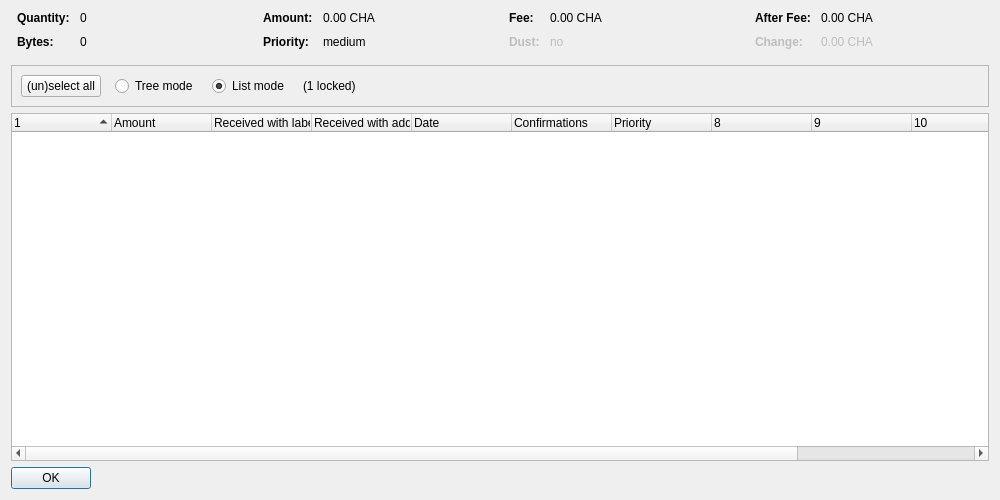
<?xml version="1.0" encoding="UTF-8"?>
<ui version="4.0">
 <class>CoinControlDialog</class>
 <widget class="QDialog" name="CoinControlDialog">
  <property name="geometry">
   <rect>
    <x>0</x>
    <y>0</y>
    <width>1000</width>
    <height>500</height>
   </rect>
  </property>
  <property name="windowTitle">
   <string>Coin Selection</string>
  </property>
  <layout class="QVBoxLayout" name="verticalLayout">
   <item>
    <layout class="QHBoxLayout" name="horizontalLayoutTop" stretch="0,0,0,0">
     <property name="topMargin">
      <number>0</number>
     </property>
     <property name="bottomMargin">
      <number>10</number>
     </property>
     <item>
      <layout class="QFormLayout" name="formLayoutCoinControl1">
       <property name="horizontalSpacing">
        <number>10</number>
       </property>
       <property name="verticalSpacing">
        <number>10</number>
       </property>
       <property name="leftMargin">
        <number>6</number>
       </property>
       <property name="rightMargin">
        <number>6</number>
       </property>
       <item row="0" column="0">
        <widget class="QLabel" name="labelCoinControlQuantityText">
         <property name="font">
          <font>
           <weight>75</weight>
           <bold>true</bold>
          </font>
         </property>
         <property name="text">
          <string>Quantity:</string>
         </property>
        </widget>
       </item>
       <item row="0" column="1">
        <widget class="QLabel" name="labelCoinControlQuantity">
         <property name="cursor">
          <cursorShape>IBeamCursor</cursorShape>
         </property>
         <property name="contextMenuPolicy">
          <enum>Qt::ActionsContextMenu</enum>
         </property>
         <property name="text">
          <string notr="true">0</string>
         </property>
         <property name="textInteractionFlags">
          <set>Qt::LinksAccessibleByMouse|Qt::TextSelectableByKeyboard|Qt::TextSelectableByMouse</set>
         </property>
        </widget>
       </item>
       <item row="1" column="0">
        <widget class="QLabel" name="labelCoinControlBytesText">
         <property name="font">
          <font>
           <weight>75</weight>
           <bold>true</bold>
          </font>
         </property>
         <property name="text">
          <string>Bytes:</string>
         </property>
        </widget>
       </item>
       <item row="1" column="1">
        <widget class="QLabel" name="labelCoinControlBytes">
         <property name="cursor">
          <cursorShape>IBeamCursor</cursorShape>
         </property>
         <property name="contextMenuPolicy">
          <enum>Qt::ActionsContextMenu</enum>
         </property>
         <property name="text">
          <string notr="true">0</string>
         </property>
         <property name="textInteractionFlags">
          <set>Qt::LinksAccessibleByMouse|Qt::TextSelectableByKeyboard|Qt::TextSelectableByMouse</set>
         </property>
        </widget>
       </item>
      </layout>
     </item>
     <item>
      <layout class="QFormLayout" name="formLayoutCoinControl2">
       <property name="horizontalSpacing">
        <number>10</number>
       </property>
       <property name="verticalSpacing">
        <number>10</number>
       </property>
       <property name="leftMargin">
        <number>6</number>
       </property>
       <property name="rightMargin">
        <number>6</number>
       </property>
       <item row="0" column="0">
        <widget class="QLabel" name="labelCoinControlAmountText">
         <property name="font">
          <font>
           <weight>75</weight>
           <bold>true</bold>
          </font>
         </property>
         <property name="text">
          <string>Amount:</string>
         </property>
        </widget>
       </item>
       <item row="0" column="1">
        <widget class="QLabel" name="labelCoinControlAmount">
         <property name="cursor">
          <cursorShape>IBeamCursor</cursorShape>
         </property>
         <property name="contextMenuPolicy">
          <enum>Qt::ActionsContextMenu</enum>
         </property>
         <property name="text">
          <string notr="true">0.00 CHA</string>
         </property>
         <property name="textInteractionFlags">
          <set>Qt::LinksAccessibleByMouse|Qt::TextSelectableByKeyboard|Qt::TextSelectableByMouse</set>
         </property>
        </widget>
       </item>
       <item row="1" column="0">
        <widget class="QLabel" name="labelCoinControlPriorityText">
         <property name="font">
          <font>
           <weight>75</weight>
           <bold>true</bold>
          </font>
         </property>
         <property name="text">
          <string>Priority:</string>
         </property>
        </widget>
       </item>
       <item row="1" column="1">
        <widget class="QLabel" name="labelCoinControlPriority">
         <property name="cursor">
          <cursorShape>IBeamCursor</cursorShape>
         </property>
         <property name="contextMenuPolicy">
          <enum>Qt::ActionsContextMenu</enum>
         </property>
         <property name="text">
          <string notr="true">medium</string>
         </property>
         <property name="textInteractionFlags">
          <set>Qt::LinksAccessibleByMouse|Qt::TextSelectableByKeyboard|Qt::TextSelectableByMouse</set>
         </property>
        </widget>
       </item>
      </layout>
     </item>
     <item>
      <layout class="QFormLayout" name="formLayoutCoinControl3">
       <property name="horizontalSpacing">
        <number>10</number>
       </property>
       <property name="verticalSpacing">
        <number>10</number>
       </property>
       <property name="leftMargin">
        <number>6</number>
       </property>
       <property name="rightMargin">
        <number>6</number>
       </property>
       <item row="0" column="0">
        <widget class="QLabel" name="labelCoinControlFeeText">
         <property name="font">
          <font>
           <weight>75</weight>
           <bold>true</bold>
          </font>
         </property>
         <property name="text">
          <string>Fee:</string>
         </property>
        </widget>
       </item>
       <item row="0" column="1">
        <widget class="QLabel" name="labelCoinControlFee">
         <property name="cursor">
          <cursorShape>IBeamCursor</cursorShape>
         </property>
         <property name="contextMenuPolicy">
          <enum>Qt::ActionsContextMenu</enum>
         </property>
         <property name="text">
          <string notr="true">0.00 CHA</string>
         </property>
         <property name="textInteractionFlags">
          <set>Qt::LinksAccessibleByMouse|Qt::TextSelectableByKeyboard|Qt::TextSelectableByMouse</set>
         </property>
        </widget>
       </item>
       <item row="1" column="0">
        <widget class="QLabel" name="labelCoinControlLowOutputText">
         <property name="enabled">
          <bool>false</bool>
         </property>
         <property name="font">
          <font>
           <weight>75</weight>
           <bold>true</bold>
          </font>
         </property>
         <property name="text">
          <string>Dust:</string>
         </property>
        </widget>
       </item>
       <item row="1" column="1">
        <widget class="QLabel" name="labelCoinControlLowOutput">
         <property name="enabled">
          <bool>false</bool>
         </property>
         <property name="cursor">
          <cursorShape>IBeamCursor</cursorShape>
         </property>
         <property name="contextMenuPolicy">
          <enum>Qt::ActionsContextMenu</enum>
         </property>
         <property name="text">
          <string notr="true">no</string>
         </property>
         <property name="textInteractionFlags">
          <set>Qt::LinksAccessibleByMouse|Qt::TextSelectableByKeyboard|Qt::TextSelectableByMouse</set>
         </property>
        </widget>
       </item>
      </layout>
     </item>
     <item>
      <layout class="QFormLayout" name="formLayoutCoinControl4">
       <property name="horizontalSpacing">
        <number>10</number>
       </property>
       <property name="verticalSpacing">
        <number>10</number>
       </property>
       <property name="leftMargin">
        <number>6</number>
       </property>
       <property name="rightMargin">
        <number>6</number>
       </property>
       <item row="0" column="0">
        <widget class="QLabel" name="labelCoinControlAfterFeeText">
         <property name="font">
          <font>
           <weight>75</weight>
           <bold>true</bold>
          </font>
         </property>
         <property name="text">
          <string>After Fee:</string>
         </property>
        </widget>
       </item>
       <item row="0" column="1">
        <widget class="QLabel" name="labelCoinControlAfterFee">
         <property name="cursor">
          <cursorShape>IBeamCursor</cursorShape>
         </property>
         <property name="contextMenuPolicy">
          <enum>Qt::ActionsContextMenu</enum>
         </property>
         <property name="text">
          <string notr="true">0.00 CHA</string>
         </property>
         <property name="textInteractionFlags">
          <set>Qt::LinksAccessibleByMouse|Qt::TextSelectableByKeyboard|Qt::TextSelectableByMouse</set>
         </property>
        </widget>
       </item>
       <item row="1" column="0">
        <widget class="QLabel" name="labelCoinControlChangeText">
         <property name="enabled">
          <bool>false</bool>
         </property>
         <property name="font">
          <font>
           <weight>75</weight>
           <bold>true</bold>
          </font>
         </property>
         <property name="text">
          <string>Change:</string>
         </property>
        </widget>
       </item>
       <item row="1" column="1">
        <widget class="QLabel" name="labelCoinControlChange">
         <property name="enabled">
          <bool>false</bool>
         </property>
         <property name="cursor">
          <cursorShape>IBeamCursor</cursorShape>
         </property>
         <property name="contextMenuPolicy">
          <enum>Qt::ActionsContextMenu</enum>
         </property>
         <property name="text">
          <string notr="true">0.00 CHA</string>
         </property>
         <property name="textInteractionFlags">
          <set>Qt::LinksAccessibleByMouse|Qt::TextSelectableByKeyboard|Qt::TextSelectableByMouse</set>
         </property>
        </widget>
       </item>
      </layout>
     </item>
    </layout>
   </item>
   <item>
    <widget class="QFrame" name="frame">
     <property name="minimumSize">
      <size>
       <width>0</width>
       <height>40</height>
      </size>
     </property>
     <property name="frameShape">
      <enum>QFrame::StyledPanel</enum>
     </property>
     <property name="frameShadow">
      <enum>QFrame::Sunken</enum>
     </property>
     <layout class="QHBoxLayout" name="horizontalLayout">
      <item>
       <layout class="QHBoxLayout" name="horizontalLayoutPanel" stretch="0,0,0,0,0">
        <property name="spacing">
         <number>14</number>
        </property>
        <item>
         <widget class="QPushButton" name="pushButtonSelectAll">
          <property name="sizePolicy">
           <sizepolicy hsizetype="Maximum" vsizetype="Fixed">
            <horstretch>0</horstretch>
            <verstretch>0</verstretch>
           </sizepolicy>
          </property>
          <property name="text">
           <string>(un)select all</string>
          </property>
          <property name="autoDefault">
           <bool>false</bool>
          </property>
         </widget>
        </item>
        <item>
         <widget class="QRadioButton" name="radioTreeMode">
          <property name="sizePolicy">
           <sizepolicy hsizetype="Maximum" vsizetype="Fixed">
            <horstretch>0</horstretch>
            <verstretch>0</verstretch>
           </sizepolicy>
          </property>
          <property name="text">
           <string>Tree mode</string>
          </property>
         </widget>
        </item>
        <item>
         <widget class="QRadioButton" name="radioListMode">
          <property name="sizePolicy">
           <sizepolicy hsizetype="Maximum" vsizetype="Fixed">
            <horstretch>0</horstretch>
            <verstretch>0</verstretch>
           </sizepolicy>
          </property>
          <property name="text">
           <string>List mode</string>
          </property>
          <property name="checked">
           <bool>true</bool>
          </property>
         </widget>
        </item>
        <item>
         <widget class="QLabel" name="labelLocked">
          <property name="text">
           <string notr="true">(1 locked)</string>
          </property>
         </widget>
        </item>
        <item>
         <spacer name="horizontalSpacer">
          <property name="orientation">
           <enum>Qt::Horizontal</enum>
          </property>
          <property name="sizeHint" stdset="0">
           <size>
            <width>40</width>
            <height>20</height>
           </size>
          </property>
         </spacer>
        </item>
       </layout>
      </item>
     </layout>
    </widget>
   </item>
   <item>
    <widget class="CoinControlTreeWidget" name="treeWidget">
     <property name="contextMenuPolicy">
      <enum>Qt::CustomContextMenu</enum>
     </property>
     <property name="sortingEnabled">
      <bool>false</bool>
     </property>
     <property name="columnCount">
      <number>12</number>
     </property>
     <attribute name="headerShowSortIndicator" stdset="0">
      <bool>true</bool>
     </attribute>
     <attribute name="headerStretchLastSection">
      <bool>false</bool>
     </attribute>
     <column>
      <property name="text">
       <string/>
      </property>
     </column>
     <column>
      <property name="text">
       <string>Amount</string>
      </property>
     </column>
     <column>
      <property name="text">
       <string>Received with label</string>
      </property>
     </column>
     <column>
      <property name="text">
       <string>Received with address</string>
      </property>
     </column>
     <column>
      <property name="text">
       <string>Date</string>
      </property>
     </column>
     <column>
      <property name="text">
       <string>Confirmations</string>
      </property>
      <property name="toolTip">
       <string>Confirmed</string>
      </property>
     </column>
     <column>
      <property name="text">
       <string>Priority</string>
      </property>
     </column>
     <column>
      <property name="text">
       <string/>
      </property>
     </column>
     <column>
      <property name="text">
       <string/>
      </property>
     </column>
     <column>
      <property name="text">
       <string/>
      </property>
     </column>
     <column>
      <property name="text">
       <string/>
      </property>
     </column>
     <column>
      <property name="text">
       <string/>
      </property>
     </column>
    </widget>
   </item>
   <item>
    <widget class="QDialogButtonBox" name="buttonBox">
     <property name="sizePolicy">
      <sizepolicy hsizetype="Maximum" vsizetype="Fixed">
       <horstretch>0</horstretch>
       <verstretch>0</verstretch>
      </sizepolicy>
     </property>
     <property name="orientation">
      <enum>Qt::Horizontal</enum>
     </property>
     <property name="standardButtons">
      <set>QDialogButtonBox::Ok</set>
     </property>
    </widget>
   </item>
  </layout>
 </widget>
 <customwidgets>
  <customwidget>
   <class>CoinControlTreeWidget</class>
   <extends>QTreeWidget</extends>
   <header>coincontroltreewidget.h</header>
  </customwidget>
 </customwidgets>
 <resources/>
 <connections/>
</ui>
